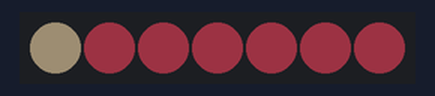
Bench run of a sketch on a simulated Arduino Uno, built with avr-gcc and run on an emulated ATmega328P. Parts: 7 RGB LEDs in strip order, left to right. Dim RGB values are drawn brighter than linear.

Above: at 0.1 s.
At 3.1 s:
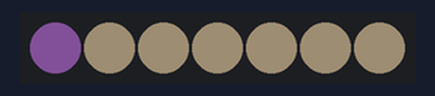
At 9.1 s:
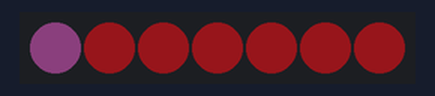
At 12.1 s:
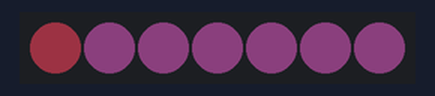
Timing chart, 0 to 40.0 s (numbered marks = the images above):
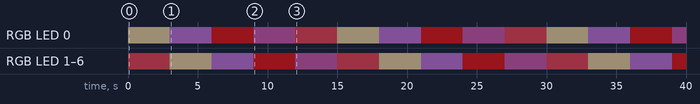

The sketch:

hair_stick.ino
```cpp
//https://learn.adafruit.com/jewel-hair-stick


// uses Adafruit GEMMA

/**
// Low power NeoPixel earrings example.  Makes a nice blinky display
// with just a few LEDs on at any time...uses MUCH less juice than
// rainbow display!

* Uses the following products from adafruit.com

    Gemma
    https://www.adafruit.com/products/1222

 *  NeoPixel Jewel - 7 x 5050 RGB LED with Integrated Drivers
 *  https://www.adafruit.com/products/2226
 *
 *
*/


/*
Jewel Hairstick by Leslie Birch for Adafruit Industries
Based on NeoPixel Library by Adafruit
*/

// This section is NeoPixel Variables

#include <Adafruit_NeoPixel.h>

#define PIN 1

// Parameter 1 = number of pixels in strip
// Parameter 2 = pin number (most are valid)
// Parameter 3 = pixel type flags, add together as needed:
//   NEO_KHZ800  800 KHz bitstream (most NeoPixel products w/WS2812 LEDs)
//   NEO_KHZ400  400 KHz (classic 'v1' (not v2) FLORA pixels, WS2811 drivers)
//   NEO_GRB     Pixels are wired for GRB bitstream (most NeoPixel products)
//   NEO_RGB     Pixels are wired for RGB bitstream (v1 FLORA pixels, not v2)
Adafruit_NeoPixel strip = Adafruit_NeoPixel(7, 1, NEO_GRB + NEO_KHZ800);

//You can have fun here changing the colors for the code
uint32_t color1 = strip.Color(236, 79, 100); //Salmon Pink
uint32_t color2 = strip.Color(246, 216, 180); //Cream
uint32_t color3 = strip.Color(174, 113, 208); //Lavendar
uint32_t color4 = strip.Color(182, 31, 40); //Red
uint32_t color5 = strip.Color(91, 44, 86); //Purple

void setup()
{
   //This is for Neopixel Setup
  strip.begin();

  strip.setBrightness(30);

  strip.show(); // Initialize all pixels to 'off'
}

void loop()
{
  // the first number is the pixel number for Jewel. O is the center one
  strip.setPixelColor(1, color1);
  strip.setPixelColor(2, color1);
  strip.setPixelColor(3, color1);
  strip.setPixelColor(4, color1);
  strip.setPixelColor(5, color1);
  strip.setPixelColor(6, color1);
  strip.setPixelColor(0, color2);

  strip.show();
  delay(3000);


  strip.setPixelColor(1, color2);
  strip.setPixelColor(2, color2);
  strip.setPixelColor(3, color2);
  strip.setPixelColor(4, color2);
  strip.setPixelColor(5, color2);
  strip.setPixelColor(6, color2);
  strip.setPixelColor(0, color3);

  strip.show();
  delay(3000);

  strip.setPixelColor(1, color3);
  strip.setPixelColor(2, color3);
  strip.setPixelColor(3, color3);
  strip.setPixelColor(4, color3);
  strip.setPixelColor(5, color3);
  strip.setPixelColor(6, color3);
  strip.setPixelColor(0, color4);

  strip.show();
  delay(3000);

  strip.setPixelColor(1, color4);
  strip.setPixelColor(2, color4);
  strip.setPixelColor(3, color4);
  strip.setPixelColor(4, color4);
  strip.setPixelColor(5, color4);
  strip.setPixelColor(6, color4);
  strip.setPixelColor(0, color5);

  strip.show();
  delay(3000);

  strip.setPixelColor(1, color5);
  strip.setPixelColor(2, color5);
  strip.setPixelColor(3, color5);
  strip.setPixelColor(4, color5);
  strip.setPixelColor(5, color5);
  strip.setPixelColor(6, color5);
  strip.setPixelColor(0, color1);

  strip.show();
  delay(3000);
}
```

Measured:
- by itself, RGB LED 0: repeats every 15.0 s: RGB(21, 13, 25) 3.0 s, RGB(22, 3, 4) 3.0 s, RGB(11, 5, 10) 3.0 s, RGB(28, 9, 12) 3.0 s, RGB(29, 26, 21) 3.0 s
- by itself, RGB LED 1–6: repeats every 15.0 s: RGB(29, 26, 21) 3.0 s, RGB(21, 13, 25) 3.0 s, RGB(22, 3, 4) 3.0 s, RGB(11, 5, 10) 3.0 s, RGB(28, 9, 12) 3.0 s
- by itself, everything shown: repeats every 15.0 s, in 5 steps
- what the display in image 1 shows lasts 3.0 s, from 3.0 s to 6.0 s
